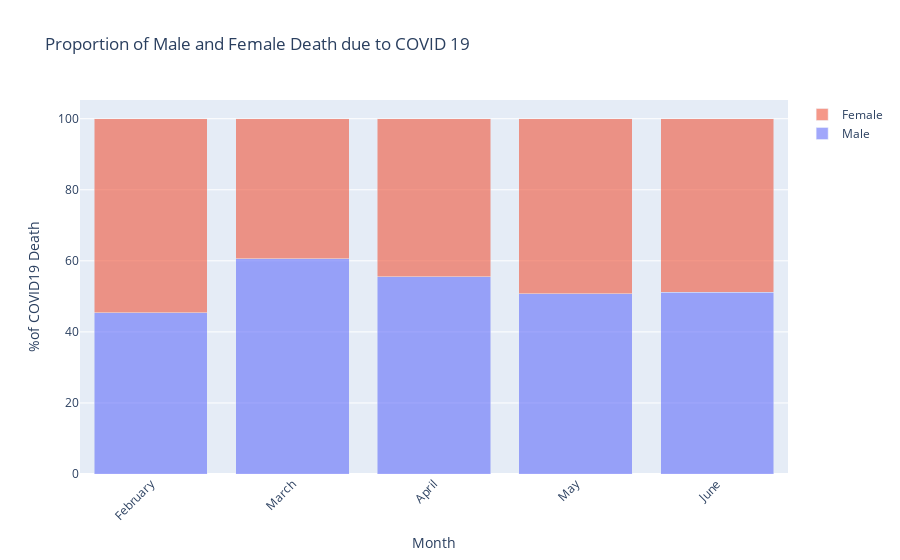

Notebook cell for this chart:
### Code cell
fig = go.Figure(data=[
    go.Bar(name='Male', x=grouped_age2.index, y=grouped_age2.Male, opacity = 0.6),
    go.Bar(name='Female', x=grouped_age2.index, y=grouped_age2.Female, opacity = 0.6)
])
# Change the bar mode
fig.update_layout(barmode='stack', title = 'Proportion of Male and Female Death due to COVID 19',
              xaxis= dict(title= 'Month'), yaxis= dict(title= '%of COVID19 Death'),xaxis_tickangle=-45)

fig.show()

# fig, ax = plt.subplots(figsize = (15,10)) 

# grouped_age2.plot(kind = 'bar', stacked = 'true', ax = ax)

# # plt.xaxis.set(ticks = grouped_age2.index, )
# ax.tick_params(axis='x', rotation=45)
# ax.set_facecolor('azure')
# ax.set(title = "New Cases of Covid19 in USA on Monthly basis", ylabel = 'New Cases Count', xlabel = 'Date')

### Figure 1 — Plotly figure (JSON) as saved in the notebook; plotly's stock layout.template omitted (floating-point values rounded to 4 significant figures)
{"data": [{"name": "Male", "opacity": 0.6, "type": "bar", "x": ["February", "March", "April", "May", "June"], "y": [45.45, 60.54, 55.5, 50.71, 51.14]}, {"name": "Female", "opacity": 0.6, "type": "bar", "x": ["February", "March", "April", "May", "June"], "y": [54.55, 39.46, 44.5, 49.29, 48.86]}], "layout": {"barmode": "stack", "title": {"text": "Proportion of Male and Female Death due to COVID 19"}, "xaxis": {"tickangle": -45, "title": {"text": "Month"}}, "yaxis": {"title": {"text": "%of COVID19 Death"}}}}
